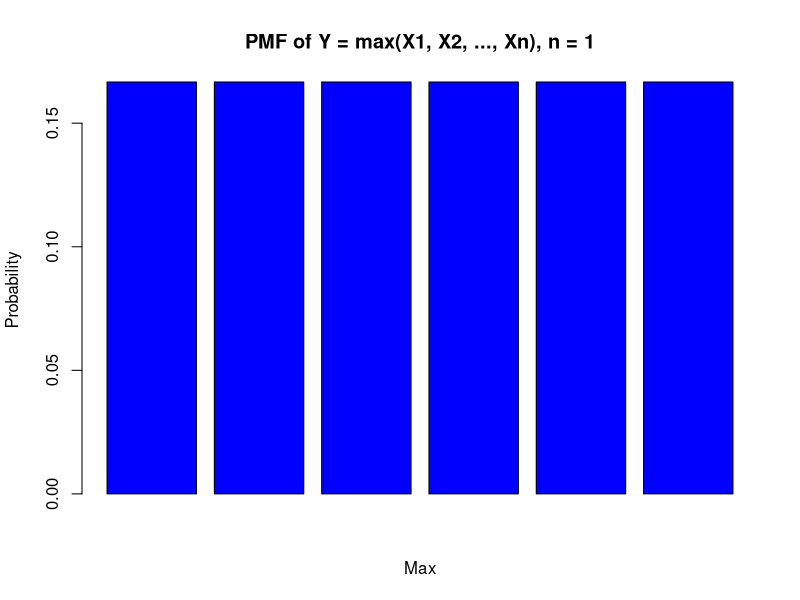
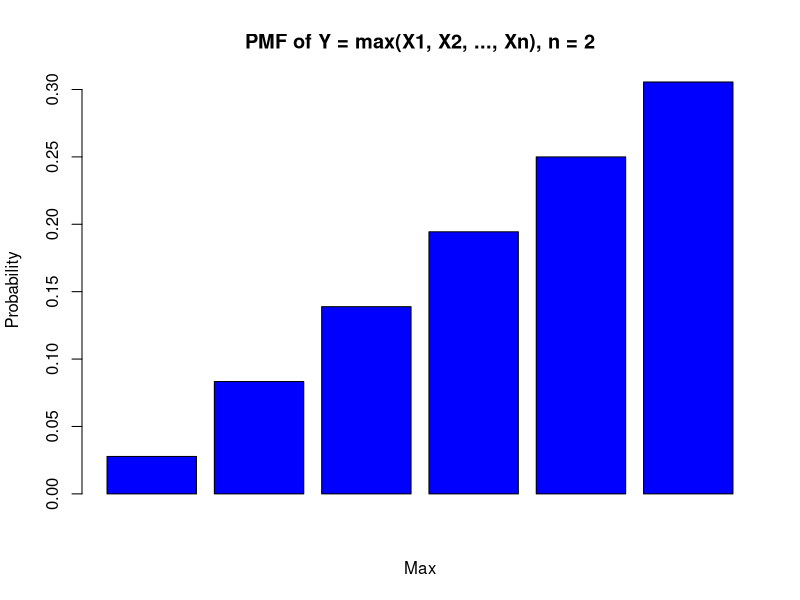
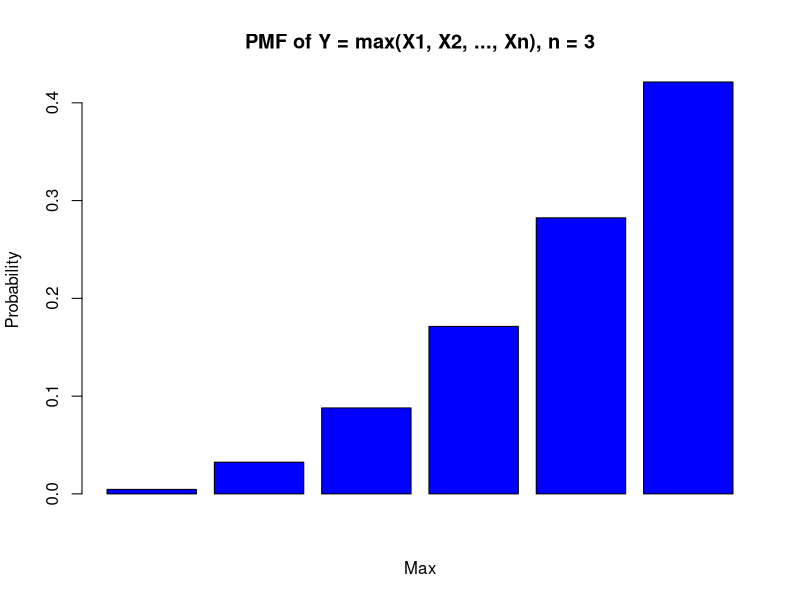
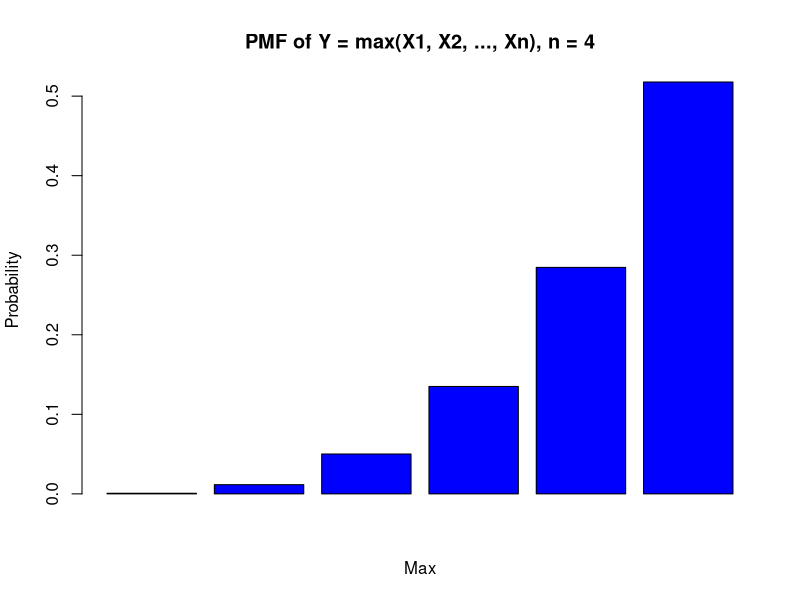
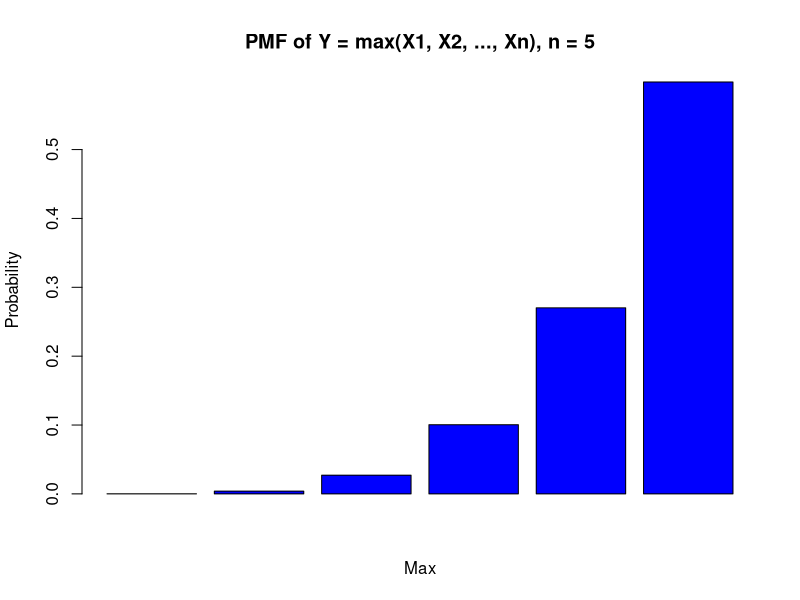
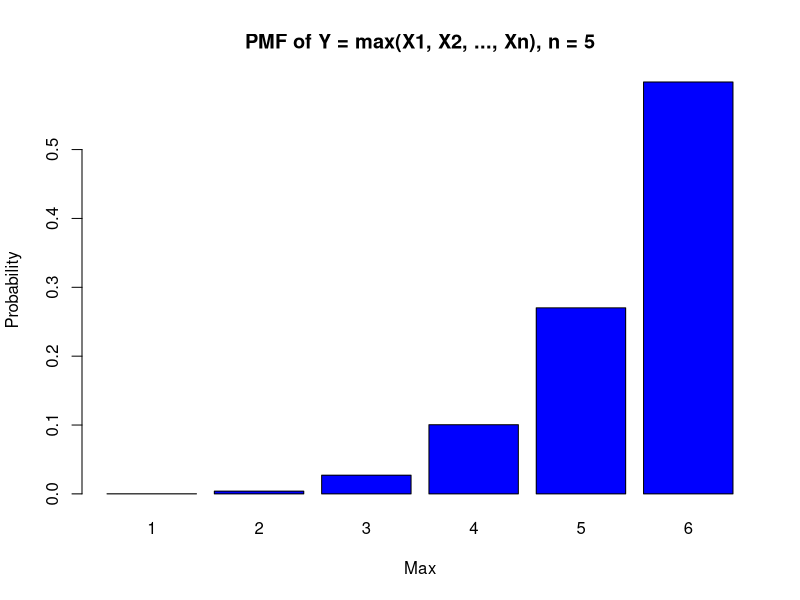
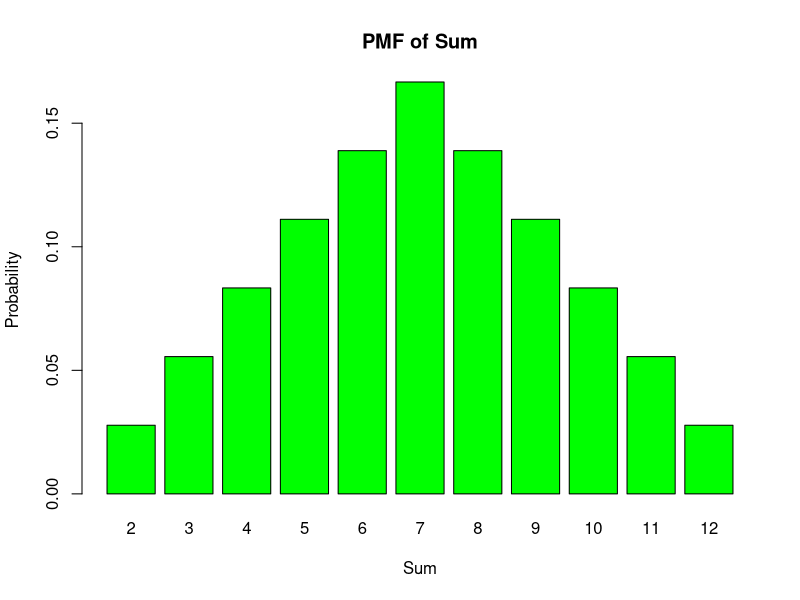
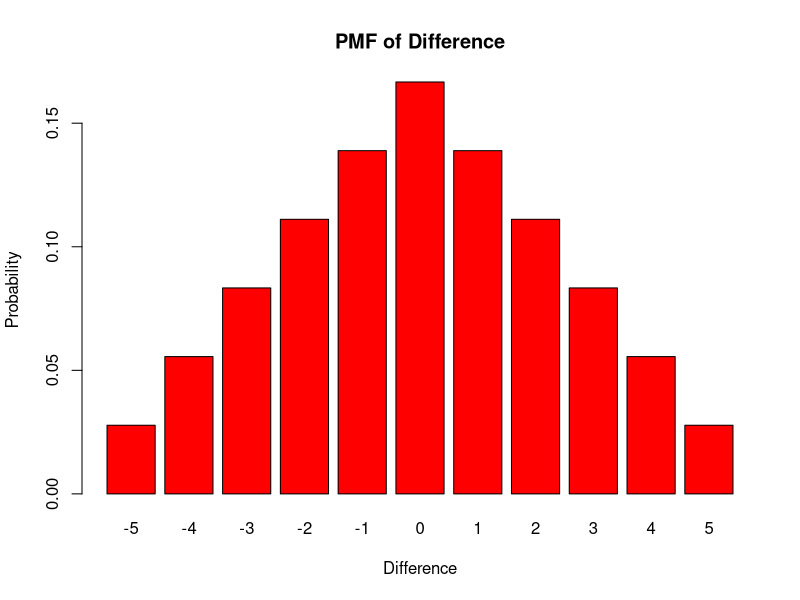

These figures' R source, in order:
## ---- chunk 1
# six equally likely outcomes
y <-1:6
# number of times to roll the die
n <- 1
# compute PMF for each outcome
fY <- (y/6)^n - ((y-1)/6)^n
# print PMF
print(fY)
## ---- chunk 2
# Examine PMF when we roll the die 20 times (I turned this down to 5 just to not have to scroll so far when I render)

# six equally likely outcomes
y <- 1:6
# number of times to roll the die
numRolls <- 5
for (n in 1:numRolls) {
    # compute PMF for each outcome
    fY <- (y/6)^n - ((y-1)/6)^n
    # print PMF
    cat (paste0("n = "), n, "\n")
    print (fY)
    cat (paste0("\n"))
    barplot(fY, main = paste("PMF of Y = max(X1, X2, ..., Xn), n =", n), xlab = "Max", ylab = "Probability", col = "blue")
}
## ---- chunk 3
# Change this to change number of roles
rolls <- 5
# Generate all possible outcomes
sampleSpace <- expand.grid(replicate(rolls, 1:6, simplify = FALSE))
# Calculate max for each outcome
sampleSpace$Max <- apply(sampleSpace, 1, max)
# Calculate frequency of each max
maxCount <- table(sampleSpace$Max)
# Calculate PMF
pmf <- maxCount / nrow(sampleSpace)
# Print and plot
print(pmf)
barplot(pmf, main = paste("PMF of Y = max(X1, X2, ..., Xn), n =", rolls), xlab = "Max", ylab = "Probability", col = "blue")
## ---- chunk 4
    z <- numeric()

    for (i in 1: 6){
      for (j in 1: 6){
        z <- append(z, c(i+j))
      }
    }
    sampleSpace <- matrix(z, nrow=6, ncol=6, byrow=TRUE)
    print(sampleSpace)
## ---- chunk 5
    # Count frequency of each sum
    freq <- table(z)
    # Compute and print PMF
    pmf <- freq / length(z)
    print("PMF of Sum")
    print(pmf)
    # Plot PMF
    barplot(pmf, main = "PMF of Sum", xlab = "Sum", ylab = "Probability", col = "green")
## ---- chunk 6
    z <- numeric()

    for (i in 1: 6){
      for (j in 1: 6){
        z <- append(z, c(i-j))
      }
    }
    sampleSpace <- matrix(z, nrow=6, ncol=6, byrow=TRUE)
    print(sampleSpace)
## ---- chunk 7
    freq <- table(z)
    pmf <- freq / length(z)
    print("PMF of Difference")
    print(pmf)
    barplot(pmf, main = "PMF of Difference", xlab = "Difference", ylab = "Probability", col = "red")
## ---- chunk 8
    z <- numeric()

    for (i in 1: 6){
      for (j in 1: 6){
        z <- append(z, abs(i-j))
      }
    }
    sampleSpace <- matrix(z, nrow=6, ncol=6, byrow=TRUE)
    print(sampleSpace)
## ---- chunk 9
    freq <- table(z)
    pmf <- freq / length(z)
    print("PMF of ABS Difference")
    print(pmf)
    barplot(pmf, main = "PMF of ABS Difference", xlab = "ABS Difference", ylab = "Probability", col = "pink")
## ---- chunk 10
    z <- numeric()

    for (i in 1: 6){
      for (j in 1: 6){
        z <- append(z, max(i,j))
      }
    }
    sampleSpace <- matrix(z, nrow=6, ncol=6, byrow=TRUE)
    print(sampleSpace)
## ---- chunk 11
    freq <- table(z)
    pmf <- freq / length(z)
    print("PMF of Single Max")
    print(pmf)
    barplot(pmf, main = "PMF of Single Max", xlab = "Max", ylab = "Probability", col = "blue")
## ---- chunk 12
    z <- numeric()

    for (i in 1: 6){
      for (j in 1: 6){
        z <- append(z, min(i,j))
      }
    }
    sampleSpace <- matrix(z, nrow=6, ncol=6, byrow=TRUE)
    print(sampleSpace)
## ---- chunk 13
    freq <- table(z)
    pmf <- freq / length(z)
    print("PMF of Single Min")
    print(pmf)
    barplot(pmf, main = "PMF of Single Min", xlab = "Min", ylab = "Probability", col = "yellow")
## ---- chunk 14
# warm up exercise
sampleSpace <- matrix(sample(6, 90, replace = TRUE), nrow =30, ncol=3)
print(sampleSpace)
## ---- chunk 15
# results of three rolls of a fair die, one million trials
sampleSpace <- matrix(sample(6, 3000000, replace = TRUE), nrow =1000000, ncol=3)
## ---- chunk 16
# how many outcomes in the sample space sum to 5?
# apply() is essentially a loop, but runs faster than loops
# the second argument, 1, indicates apply should operate on rows of the matrix
# the third argument, sum, is the function to apply
fiveSum = sampleSpace[apply(sampleSpace, 1, sum) == 5, ]
## ---- chunk 17
# product of the digits in the favorable outcomes
prodDigits = apply(fiveSum, 1, prod)
## ---- chunk 18
# f(3)
mean(prodDigits == 3)
## ---- chunk 19
# this value (f(4)) is the complement of f(3)
mean(prodDigits == 4)
## ---- chunk 20
sample_space <- expand.grid(x1 = 1:6, x2 = 1:6, x3 = 1:6)
fiveSum <- sample_space[apply(sample_space, 1, sum) == 5, ]
fiveSum$Prod <- apply(fiveSum, 1, prod)
prodCounts <- table(fiveSum$Prod)
pmf <- prodCounts / nrow(fiveSum)
print(fiveSum)
print(pmf)
barplot(pmf, main = "PMF of Product of Three Dice Given the Sum is 5", xlab = "Product", ylab = "Probability", col = "lightblue")
## ---- chunk 21
    for(i in 0:9){
      cat("\n", i, "mod 3 =", i%%3)
    }
## ---- chunk 22
    X <- 0:9
    Y <- X %% 3
    yCount <- table(Y)
    pmf <- yCount / length(X)
    print(pmf)
    barplot(pmf, main = "PMF of Y = X mod 3", xlab = "Y", ylab = "Probability", col = "lightgreen")
## ---- chunk 23
    for(i in 0:9){
      cat("\n5 mod", i+1," =", 5%% (i+1))
    }
## ---- chunk 24
    X <- 0:9
    Y <- 5 %% (X+1)
    yCount <- table(Y)
    pmf <- yCount / length(X)
    print(pmf)
    barplot(pmf, main = "PMF of Y = 5 mod (X+1)", xlab = "Y", ylab = "Probability", col = "lightyellow")
## ---- chunk 25
# PDF Function
f_X <- function(x) {
  2 * x
}

# Integral bounds
lowerBound <- 0
upperBound <- 1/2
# Calculate the integral and print
prob <- integrate(f_X, lowerBound, upperBound)$value
print(paste("P(X^2 < 1/4) == P(X < 1/2) =", prob))
## ---- chunk 26
lambda <- 0.001
k <- 2
# Calculate for P(X) > 80
px_80 <- exp(- (lambda * 80)^k)
# Calculate for P(X) > 50
px_50 <- exp(- (lambda * 50)^k)
# Calculate the conditional probability
cprob <- px_80 / px_50
print(paste("P(X > 80) | X > 50) =", cprob))
## ---- chunk 27
# Define x and pmf values
x <- c(3,7)
pmf <- c(3/10,7/10)
# Generate CDF
cdf <- cumsum(pmf)
# Find the first value of x where the CDF is >= 0.64 (64th percentile) and print
p_64 <- x[min(which(cdf >= 0.64))]
print(paste("64th Percentile :", p_64))
## ---- chunk 28
# warm up to gain insight
set.seed(2)
trials <- 10
x <- numeric(trials)
print(x)

for (i in 1:trials){
    # 0s denote even numbered balls and
    # 1s denote odd numbered balls
    y <- sample(c(rep(0,7), rep(1,8)), 3)
    print(y)
    # two or three draws?
    if (y[1] == y[2]){
        x[i] <- 2
        cat ("only two draws needed ... \n\n")
    }
    else {
        x[i] <- 3
        cat ("three draws needed... \n\n")
    }
}
print(x)
## ---- chunk 29
# now a large simulation
set.seed(2)
trials <- 100000
x <- numeric(trials)

for (i in 1:trials){
    # 0s denote even numbered balls and
    # 1s denote odd numbered balls
    y <- sample(c(rep(0,7), rep(1,8)), 3)
    # two or three draws?
    if (y[1]==y[2]){
        x[i] <- 2
    }
    else {
        x[i] <- 3
    }
}

cat(paste0("Mean of the random variable X (the number of draws needed): ", mean(x), "\n"))
    
cat(paste0("\nVariance of the random variable X (the number of draws needed): ", var(x), "\n"))
## ---- chunk 30
# Using same seed and trials as you
set.seed(2)
trials <- 100000
results <- numeric(trials)

for (i in 1:trials){
  balls <- sample(c(rep(0,7), rep(1,8)), 3)
  if (balls[1]==balls[2]){
    results[i] <- 2
  }
  else{
    results[i] <- 3
  }
}

pmf <- table(results) / trials
ev <- mean(results)
variance <- var(results)
print(paste("E[X] =", ev))
print(paste("V[X] =", variance))
print(pmf)
barplot(pmf, main = "PMF of X (Number of Draws)", xlab = "Number of Draws", ylab = "Probability", col = "orange")
## ---- chunk 31
x <- c(-3,-2,-1,0,1,2,3)
a <- 28
pmf_x <- (x^2) / a
z <- x^2
z <- unique(z)
pmf_z <- sapply(z, function(y) sum(pmf_x[z == y]))
df <- data.frame(Z = z, PMF = pmf_z)
print(df)
## ---- chunk 32
ev <- 0
varianceX <- sum((x - ev)^2 * pmf_x)
print(paste("V(X) =", varianceX))
## ---- chunk 33
meanC <- 10
sdC <- 10
scaleFactor <- 1.8
offset <- 32
meanF <- scaleFactor * meanC + offset
sdF <- scaleFactor *sdC
lowerBound <- meanF - sdF
upperBound <- meanF + sdF
cat("Temperature Range for Normal Day in Farenheit =", lowerBound, "to", upperBound)
## ---- chunk 34
print(data.frame(X = c(0,3,8), PMF = c(0.2,0.5,0.3)))
## ---- chunk 35
numGirls <- c(2,3,4,5,6,7)
probability <- choose(5, numGirls-2)*0.5^5
print(probability)
print(cumsum(probability))
## ---- chunk 36
library(ggplot2)
numGirls <- c(2,3,4,5,6,7)
probability <- choose(5, numGirls - 2)* 0.5^5
ggplot(data = data.frame(x= numGirls, y= probability, yend =rep(2,6)), aes(x=x, y=y, xend =x, yend = yend)) +
  geom_point() +
  geom_segment() +
  scale_x_continuous(name="\nNumber of girls", breaks=2:7, limits = c(1.9, 7.1)) +
  scale_y_continuous(name="Probability\n", limits = c(0.0,0.35)) +
  ggtitle("PMF for the number of girls in a family of 7 children") +
  theme_bw() +
  theme(plot.title = element_text(hjust = 0.5), text = element_text(size = 12))
## ---- chunk 37
library(ggplot2)
n <- 5
p <- 0.5
x <- 0:n
pmf <- dbinom(x, size = n, prob = p)
girls <- x + 2
df = data.frame(G = girls, PMF = pmf)
ggplot(df, aes(x = factor(G), y = PMF)) +
  geom_bar(stat = "identity", fill = "black") +
  labs(title = "PMF of # of Girls", x = "# of Girls", y = "Probability") +
  theme_dark()
## ---- chunk 38
    trials <- 1000
    p <- 0.01
    x <- 0:trials
    plot(x, dbinom(x, size = trials, prob = p), xlim=c(0,50), xlab="Number of connections", ylab="Probability", main = "PMF of Bin(1000,0.01)", pch = 20)
## ---- chunk 39
    trials <- 1000
    p <- 0.01
    lambda = trials * p
    x <- 0:trials
    plot(x, dpois(x, lambda), xlim=c(0,50), xlab="Number of connections", ylab="Probability", main = "PMF of Poisson(1000, 0.01)", pch=20)
## ---- chunk 40
    # exact Binomial probability
    options(digits=22)
    trials <- 1000
    p <- 0.01
    successes <- 50
    p <- 1 - pbinom(50,1000,0.01)
    cat("Probability that more customers need a modem than that are available:", p)
## ---- chunk 41
    # Poisson approximation probability
    options(digits=22)
    trials <- 1000
    p <- 0.01
    lambda = trials * p
    # upper tail
    # prob <- ppois(50, lambda, lower=FALSE)
    prob = 1 - ppois(50,lambda)
    cat("Probability that more customers need a modem than that are available:", prob)
